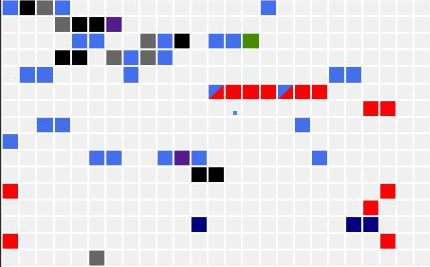
#> input picture 热图.jpg, 430 x 267 px, found by its file name
$ jupyter execute --allow-errors '绘图组1.ipynb'   (shell and % lines are left out)
#> lines starting #> are read from the running program, lines starting #| are printed output that depends on the picture
[cell 1]
from pyecharts.globals import CurrentConfig, NotebookType
from pyecharts.globals import CurrentConfig, OnlineHostType
CurrentConfig.NOTEBOOK_TYPE = NotebookType.JUPYTER_LAB
CurrentConfig.ONLINE_HOST = OnlineHostType.NOTEBOOK_HOST
#from example.commons import Faker
from pyecharts import options as opts
from pyecharts.charts import Bar,Page
from pyecharts.globals import ChartType, SymbolType
OnlineHostType.NOTEBOOK_HOST

## 直接从图片生成热图

[cell 2]
from IPython.core.display import Image as img

[cell 3]
heat = img("热图.JPG")
heat

[cell 4]
from PIL import Image
from pylab import *
# 读取图像到数组中
im = Image.open("热图.JPG")
#> im is the input picture: PIL image 430x267 RGB; mean R, G, B 225.8, 222, 228.5
data = array(im)
# 绘制图像
imshow(data)
#> (this line was passed over: IPython is not available in this run)
# 一些点
x = [100,100,400,400]
y = [200,300,200,100]
# 添加标题，显示绘制的图像
title('Plotting: "color"')
#> (this line was passed over: IPython is not available in this run)
show()

[cell 5]
class heat:
    width = 0
    height = 0
    def __init__(img):
        from PIL import Image
        _im = Image.open(img)
        _colors = _im.getdata()
    def read(self):
        self.width = _im.size[0]
        self.height = im.size[1]


im.size
#> Out = (430, 267)

#> (a cell that did not finish here is left out)

[cell 7]
y = im.size[1]/16
#> y = 16.69
x = im.size[0]/25
#> x = 17.2
d = (x+y)/2
#> d = 16.94
c = im.crop((400-400/6,0,400,300/4))
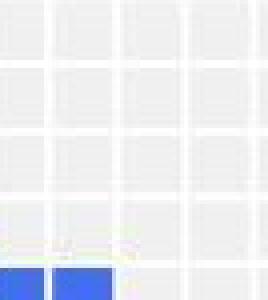
#> c: PIL image 67x75 RGB (shown 4 times larger); mean R, G, B 235.6, 237.4, 242.1
t = [i for i in c.getdata()]
#> t = 5025 items, first 6: (243, 243, 243), (243, 243, 243), (245, 245, 245), (244, 244, 244), (244, 244, 244), (244, 244, 244)
d,x,y
#> Out = (16.94, 17.2, 16.69)

[cell 8]
data = array(im)
color_set = []
for i in range(len(data)):
    for j in range(len(data[i])):
        for k in range(len(data[i][j])):
            data[i][j][k] = data[i][j][k]//32*32
        color_set.append(data[i][j])
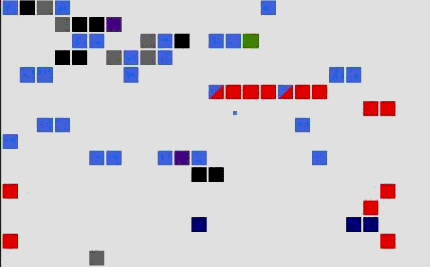
#> data: shape (267, 430, 3); mean R, G, B 207.7, 204.1, 210.4
#> after the loop, color_set = 114810 items


#color_mask = set(color_set)
"""
for i in set(color_mask):
    #print (i,color_mask.count(i))
    if color_mask.count(i)>9:
        color_set.append(i)
#for color in color_mask:[]
#    print(color_set.index(color))
"""
imshow(data)
#> (this line was passed over: IPython is not available in this run)

[cell 9]
x = 0
y = 0
i = 1
j = 1
equal_mask = []
for i in range(len(data)-1):
    ls = []
    for j in range(len(data[i])):
        ls.append(sum([i**2 for i in (data[i+1][j]-data[i][j])]))
    equal_mask.append(ls)
#> after the loop, equal_mask = 266 items
equal_mask = np.array(equal_mask)
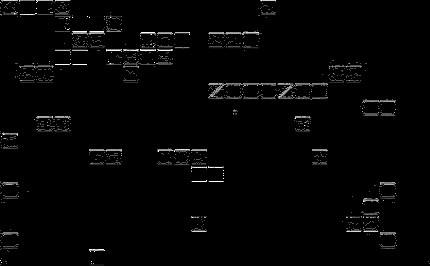
#> equal_mask: shape (266, 430) int64; min 0, max 150528, mean 2656.9; drawn with min black and max white

[cell 10]
imshow(equal_mask)
#> (this line was passed over: IPython is not available in this run)
